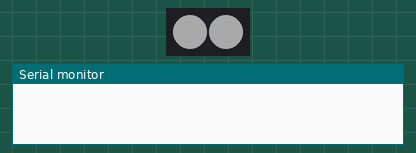
A sketch run on a simulated Arduino Uno, built with avr-gcc and run on an emulated ATmega328P. On the bench: 2 RGB LEDs in strip order, left to right, the last lines printed to the serial monitor. Dim RGB values are drawn brighter than linear.

Above: at 0.15 s.
At 2.6 s:
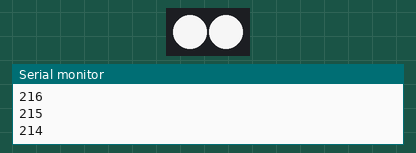
Timing chart, 0 to 7.6 s (numbered marks = the images above):
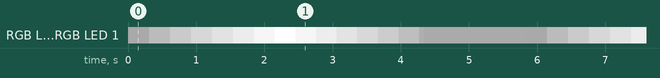

Measured:
- by itself, everything shown: repeats every 5.8 s, in 16 steps

The sketch:

FadeNeopixel.ino
```cpp
#include <Adafruit_NeoPixel.h>

#define PIN 6

// Parameter 1 = number of pixels in strip
// Parameter 2 = Arduino pin number (most are valid)
// Parameter 3 = pixel type flags, add together as needed:
//   NEO_KHZ800  800 KHz bitstream (most NeoPixel products w/WS2812 LEDs)
//   NEO_KHZ400  400 KHz (classic 'v1' (not v2) FLORA pixels, WS2811 drivers)
//   NEO_GRB     Pixels are wired for GRB bitstream (most NeoPixel products)
//   NEO_RGB     Pixels are wired for RGB bitstream (v1 FLORA pixels, not v2)
Adafruit_NeoPixel strip = Adafruit_NeoPixel(2, PIN, NEO_GRB + NEO_KHZ800);

// IMPORTANT: To reduce NeoPixel burnout risk, add 1000 uF capacitor across
// pixel power leads, add 300 - 500 Ohm resistor on first pixel's data input
// and minimize distance between Arduino and first pixel. Avoid connecting
// on a live circuit... if you must, connect GND first.

void setup() {
  strip.begin();
  strip.show(); // initialize all pixels to "off"
}
//The code below for the brighten and darken was referenced from https://forum.arduino.cc/index.php?topic=434825.0 by EdgarFriendly, 2016.
void loop() {
  brighten();
  darken();
}

// 0 to 255
void brighten() {
  uint16_t i, j;

  for (j = 45; j < 255; j++) {
    for (i = 0; i < strip.numPixels(); i++) {
      strip.setPixelColor(i, j, j, j);
    }
    strip.show();
    delay(10);
  }
  //delay(1500);
}

// 255 to 0
void darken() {
  Serial.begin(9600);
  uint16_t i, j;

  for (j = 255; j > 45; j--) {
    for (i = 0; i < strip.numPixels(); i++) {
      strip.setPixelColor(i, j, j, j);
    }
    strip.show();
    delay(10);
    Serial.println(j);
  }
  delay(1500);
}

void colorWipe(uint32_t color, int wait) {
  for(int i=0; i<strip.numPixels(); i++) { // For each pixel in strip...
    strip.setPixelColor(i, color);         //  Set pixel's color (in RAM)
    strip.show();                          //  Update strip to match
    delay(wait);                           //  Pause for a moment
  }
}
```
